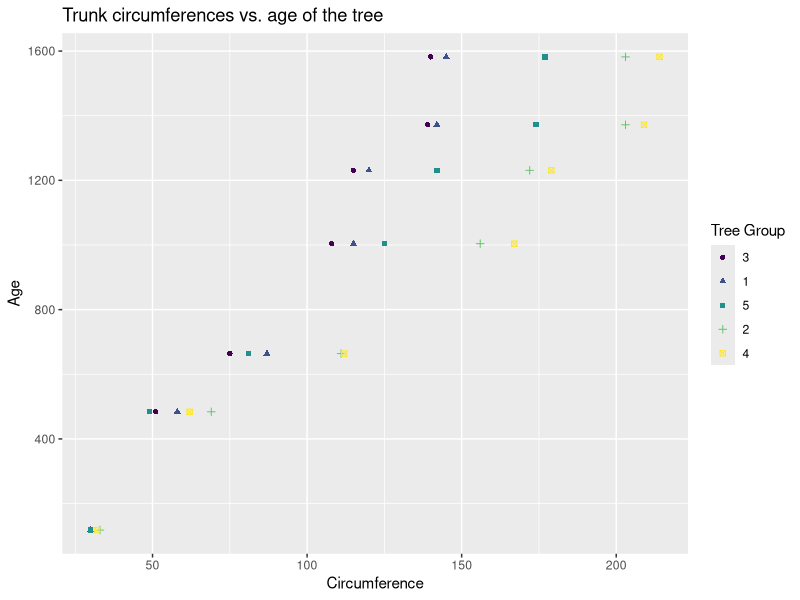

The R source for this figure: (Note: this script raises an error after producing the figure.)
## ---- chunk 1
knitr::opts_chunk$set(echo = TRUE)
## ---- chunk 2
installLibrariesOnDemand <- function (packages)
{
  cat("Installing required libraries on demand:", packages , "\n")
  new.packages <- packages[!(packages %in% installed.packages()[,"Package"])]
  if(length(new.packages)) install.packages(new.packages)
  cat("Missing libraries installation is complete.", "\n")
}
installLibrariesOnDemand(c("ggplot2"))
library(ggplot2)

data("Orange")
## ---- chunk 3
means <-tapply(Orange$circumference, Orange$Tree, FUN=mean)
print(means)
medians<- tapply(Orange$circumference, Orange$Tree, FUN=median)
print(medians)
## ---- chunk 4
scatterPlot <- ggplot(Orange,aes(Orange$circumference, Orange$age, color= Orange$Tree, shape= Orange$Tree)) + 
  geom_point() + labs(x = "Circumference") + labs(y = "Age") + labs(shape = "Tree Group")  + labs(color = "Tree Group") +
 labs(title = "Trunk circumferences vs. age of the tree")
print(scatterPlot)
## ---- chunk 5
Orange$Tree <- factor(Orange$Tree, levels = as.integer(Orange$Tree[order(Orange$Tree)]))
box <- ggplot(Orange, aes( Orange$Tree, Orange$circumference)) + geom_boxplot() + labs(y = "Circumference") + labs(x = "Tree Group")
print(box)
